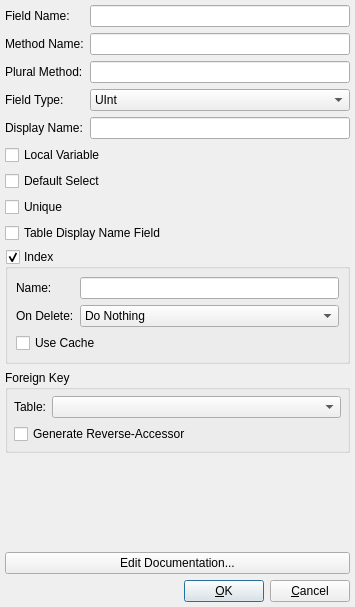
<?xml version="1.0" encoding="UTF-8"?>
<ui version="4.0">
 <class>FieldDialogUI</class>
 <widget class="QDialog" name="FieldDialogUI">
  <property name="geometry">
   <rect>
    <x>0</x>
    <y>0</y>
    <width>355</width>
    <height>607</height>
   </rect>
  </property>
  <property name="windowTitle">
   <string>Form2</string>
  </property>
  <layout class="QVBoxLayout">
   <property name="spacing">
    <number>6</number>
   </property>
   <property name="margin">
    <number>5</number>
   </property>
   <item>
    <layout class="QGridLayout">
     <property name="margin">
      <number>0</number>
     </property>
     <property name="spacing">
      <number>6</number>
     </property>
     <item row="1" column="0">
      <widget class="QLabel" name="textLabel6">
       <property name="text">
        <string>Method Name:</string>
       </property>
      </widget>
     </item>
     <item row="0" column="0">
      <widget class="QLabel" name="textLabel1">
       <property name="text">
        <string>Field Name:</string>
       </property>
      </widget>
     </item>
     <item row="3" column="0">
      <widget class="QLabel" name="textLabel3">
       <property name="text">
        <string>Field Type:</string>
       </property>
      </widget>
     </item>
     <item row="1" column="1">
      <widget class="QLineEdit" name="mMethod"/>
     </item>
     <item row="3" column="1">
      <widget class="QComboBox" name="mType">
       <item>
        <property name="text">
         <string>UInt</string>
        </property>
       </item>
       <item>
        <property name="text">
         <string>UInt8</string>
        </property>
       </item>
       <item>
        <property name="text">
         <string>Int</string>
        </property>
       </item>
       <item>
        <property name="text">
         <string>String</string>
        </property>
       </item>
       <item>
        <property name="text">
         <string>Float</string>
        </property>
       </item>
       <item>
        <property name="text">
         <string>Double</string>
        </property>
       </item>
       <item>
        <property name="text">
         <string>Date</string>
        </property>
       </item>
       <item>
        <property name="text">
         <string>DateTime</string>
        </property>
       </item>
       <item>
        <property name="text">
         <string>Time</string>
        </property>
       </item>
       <item>
        <property name="text">
         <string>Interval</string>
        </property>
       </item>
       <item>
        <property name="text">
         <string>Primary Key</string>
        </property>
       </item>
       <item>
        <property name="text">
         <string>Foreign Key</string>
        </property>
       </item>
       <item>
        <property name="text">
         <string>Bool</string>
        </property>
       </item>
       <item>
        <property name="text">
         <string>ByteArray</string>
        </property>
       </item>
       <item>
        <property name="text">
         <string>Color</string>
        </property>
       </item>
       <item>
        <property name="text">
         <string>Image</string>
        </property>
       </item>
      </widget>
     </item>
     <item row="4" column="1">
      <widget class="QLineEdit" name="mDisplayName"/>
     </item>
     <item row="4" column="0">
      <widget class="QLabel" name="label">
       <property name="text">
        <string>Display Name:</string>
       </property>
      </widget>
     </item>
     <item row="0" column="1">
      <widget class="QLineEdit" name="mName"/>
     </item>
     <item row="2" column="0">
      <widget class="QLabel" name="label_2">
       <property name="text">
        <string>Plural Method:</string>
       </property>
      </widget>
     </item>
     <item row="2" column="1">
      <widget class="QLineEdit" name="mPluralMethod"/>
     </item>
    </layout>
   </item>
   <item>
    <widget class="QCheckBox" name="mLocal">
     <property name="text">
      <string>Local Variable</string>
     </property>
    </widget>
   </item>
   <item>
    <widget class="QCheckBox" name="mDefaultSelectCheck">
     <property name="text">
      <string>Default Select</string>
     </property>
    </widget>
   </item>
   <item>
    <widget class="QCheckBox" name="mListCheck">
     <property name="text">
      <string>Unique</string>
     </property>
    </widget>
   </item>
   <item>
    <widget class="QCheckBox" name="mDisplayNameCheck">
     <property name="text">
      <string>Table Display Name Field</string>
     </property>
    </widget>
   </item>
   <item>
    <widget class="QGroupBox" name="mIndexGroup">
     <property name="title">
      <string>Index</string>
     </property>
     <property name="checkable">
      <bool>true</bool>
     </property>
     <layout class="QGridLayout">
      <property name="margin">
       <number>8</number>
      </property>
      <property name="spacing">
       <number>6</number>
      </property>
      <item row="2" column="0" colspan="2">
       <widget class="QCheckBox" name="mUseCacheCheck">
        <property name="text">
         <string>Use Cache</string>
        </property>
       </widget>
      </item>
      <item row="1" column="1">
       <widget class="QComboBox" name="mDeleteModeCombo">
        <item>
         <property name="text">
          <string>Do Nothing</string>
         </property>
        </item>
        <item>
         <property name="text">
          <string>Update</string>
         </property>
        </item>
        <item>
         <property name="text">
          <string>Cascade</string>
         </property>
        </item>
       </widget>
      </item>
      <item row="1" column="0">
       <widget class="QLabel" name="textLabel1_2">
        <property name="text">
         <string>On Delete:</string>
        </property>
       </widget>
      </item>
      <item row="0" column="0">
       <widget class="QLabel" name="textLabel2">
        <property name="text">
         <string>Name:</string>
        </property>
       </widget>
      </item>
      <item row="0" column="1">
       <widget class="QLineEdit" name="mIndexName"/>
      </item>
     </layout>
    </widget>
   </item>
   <item>
    <widget class="QGroupBox" name="mFKGroup">
     <property name="title">
      <string>Foreign Key</string>
     </property>
     <layout class="QVBoxLayout">
      <property name="spacing">
       <number>6</number>
      </property>
      <property name="margin">
       <number>6</number>
      </property>
      <item>
       <layout class="QHBoxLayout">
        <property name="spacing">
         <number>6</number>
        </property>
        <property name="margin">
         <number>0</number>
        </property>
        <item>
         <widget class="QLabel" name="mTableLabel">
          <property name="enabled">
           <bool>true</bool>
          </property>
          <property name="text">
           <string>Table:</string>
          </property>
         </widget>
        </item>
        <item>
         <widget class="QComboBox" name="mTableCombo">
          <property name="enabled">
           <bool>true</bool>
          </property>
          <property name="sizePolicy">
           <sizepolicy hsizetype="MinimumExpanding" vsizetype="Fixed">
            <horstretch>0</horstretch>
            <verstretch>0</verstretch>
           </sizepolicy>
          </property>
         </widget>
        </item>
       </layout>
      </item>
      <item>
       <widget class="QCheckBox" name="mReverseAccess">
        <property name="text">
         <string>Generate Reverse-Accessor</string>
        </property>
       </widget>
      </item>
     </layout>
    </widget>
   </item>
   <item>
    <spacer>
     <property name="orientation">
      <enum>Qt::Vertical</enum>
     </property>
     <property name="sizeType">
      <enum>QSizePolicy::Expanding</enum>
     </property>
     <property name="sizeHint" stdset="0">
      <size>
       <width>345</width>
       <height>16</height>
      </size>
     </property>
    </spacer>
   </item>
   <item>
    <widget class="QPushButton" name="mEditDocsButton">
     <property name="text">
      <string>Edit Documentation...</string>
     </property>
    </widget>
   </item>
   <item>
    <layout class="QHBoxLayout">
     <property name="spacing">
      <number>6</number>
     </property>
     <property name="margin">
      <number>0</number>
     </property>
     <item>
      <spacer>
       <property name="orientation">
        <enum>Qt::Horizontal</enum>
       </property>
       <property name="sizeType">
        <enum>QSizePolicy::Expanding</enum>
       </property>
       <property name="sizeHint" stdset="0">
        <size>
         <width>41</width>
         <height>20</height>
        </size>
       </property>
      </spacer>
     </item>
     <item>
      <widget class="QPushButton" name="mOK">
       <property name="text">
        <string>&amp;OK</string>
       </property>
       <property name="shortcut">
        <string>Alt+O</string>
       </property>
       <property name="default">
        <bool>true</bool>
       </property>
      </widget>
     </item>
     <item>
      <widget class="QPushButton" name="mCancel">
       <property name="text">
        <string>&amp;Cancel</string>
       </property>
       <property name="shortcut">
        <string>Alt+C</string>
       </property>
      </widget>
     </item>
    </layout>
   </item>
  </layout>
 </widget>
 <layoutdefault spacing="6" margin="11"/>
 <tabstops>
  <tabstop>mName</tabstop>
  <tabstop>mMethod</tabstop>
  <tabstop>mPluralMethod</tabstop>
  <tabstop>mType</tabstop>
  <tabstop>mDisplayName</tabstop>
  <tabstop>mLocal</tabstop>
  <tabstop>mListCheck</tabstop>
  <tabstop>mDisplayNameCheck</tabstop>
  <tabstop>mIndexGroup</tabstop>
  <tabstop>mIndexName</tabstop>
  <tabstop>mDeleteModeCombo</tabstop>
  <tabstop>mUseCacheCheck</tabstop>
  <tabstop>mTableCombo</tabstop>
  <tabstop>mReverseAccess</tabstop>
  <tabstop>mEditDocsButton</tabstop>
  <tabstop>mOK</tabstop>
  <tabstop>mCancel</tabstop>
 </tabstops>
 <resources/>
 <connections>
  <connection>
   <sender>mCancel</sender>
   <signal>clicked()</signal>
   <receiver>FieldDialogUI</receiver>
   <slot>reject()</slot>
   <hints>
    <hint type="sourcelabel">
     <x>305</x>
     <y>432</y>
    </hint>
    <hint type="destinationlabel">
     <x>301</x>
     <y>442</y>
    </hint>
   </hints>
  </connection>
  <connection>
   <sender>mOK</sender>
   <signal>clicked()</signal>
   <receiver>FieldDialogUI</receiver>
   <slot>accept()</slot>
   <hints>
    <hint type="sourcelabel">
     <x>212</x>
     <y>424</y>
    </hint>
    <hint type="destinationlabel">
     <x>153</x>
     <y>421</y>
    </hint>
   </hints>
  </connection>
 </connections>
</ui>
